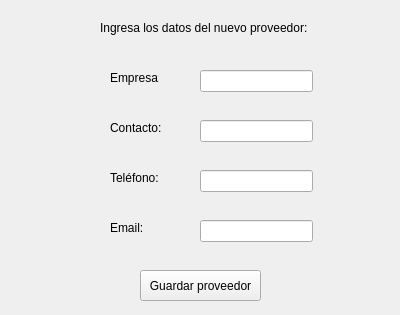
<?xml version="1.0" encoding="UTF-8"?>
<ui version="4.0">
 <class>Form</class>
 <widget class="QWidget" name="Form">
  <property name="geometry">
   <rect>
    <x>0</x>
    <y>0</y>
    <width>400</width>
    <height>315</height>
   </rect>
  </property>
  <property name="windowTitle">
   <string>Ingresar Nuevo Proveedor</string>
  </property>
  <widget class="QLabel" name="label">
   <property name="geometry">
    <rect>
     <x>100</x>
     <y>20</y>
     <width>211</width>
     <height>16</height>
    </rect>
   </property>
   <property name="text">
    <string>Ingresa los datos del nuevo proveedor:</string>
   </property>
  </widget>
  <widget class="QLineEdit" name="input_empresa">
   <property name="geometry">
    <rect>
     <x>200</x>
     <y>70</y>
     <width>113</width>
     <height>22</height>
    </rect>
   </property>
  </widget>
  <widget class="QLineEdit" name="input_contacto">
   <property name="geometry">
    <rect>
     <x>200</x>
     <y>120</y>
     <width>113</width>
     <height>22</height>
    </rect>
   </property>
  </widget>
  <widget class="QLineEdit" name="input_telefono">
   <property name="geometry">
    <rect>
     <x>200</x>
     <y>170</y>
     <width>113</width>
     <height>22</height>
    </rect>
   </property>
  </widget>
  <widget class="QLineEdit" name="input_email">
   <property name="geometry">
    <rect>
     <x>200</x>
     <y>220</y>
     <width>113</width>
     <height>22</height>
    </rect>
   </property>
  </widget>
  <widget class="QPushButton" name="btn_guardar_proveedor">
   <property name="geometry">
    <rect>
     <x>140</x>
     <y>270</y>
     <width>121</width>
     <height>31</height>
    </rect>
   </property>
   <property name="text">
    <string>Guardar proveedor</string>
   </property>
  </widget>
  <widget class="QLabel" name="label_2">
   <property name="geometry">
    <rect>
     <x>110</x>
     <y>70</y>
     <width>49</width>
     <height>16</height>
    </rect>
   </property>
   <property name="text">
    <string>Empresa:</string>
   </property>
  </widget>
  <widget class="QLabel" name="label_3">
   <property name="geometry">
    <rect>
     <x>110</x>
     <y>120</y>
     <width>61</width>
     <height>16</height>
    </rect>
   </property>
   <property name="text">
    <string>Contacto:</string>
   </property>
  </widget>
  <widget class="QLabel" name="label_4">
   <property name="geometry">
    <rect>
     <x>110</x>
     <y>170</y>
     <width>51</width>
     <height>16</height>
    </rect>
   </property>
   <property name="text">
    <string>Teléfono:</string>
   </property>
  </widget>
  <widget class="QLabel" name="label_5">
   <property name="geometry">
    <rect>
     <x>110</x>
     <y>220</y>
     <width>49</width>
     <height>16</height>
    </rect>
   </property>
   <property name="text">
    <string>Email:</string>
   </property>
  </widget>
 </widget>
 <resources/>
 <connections/>
</ui>
